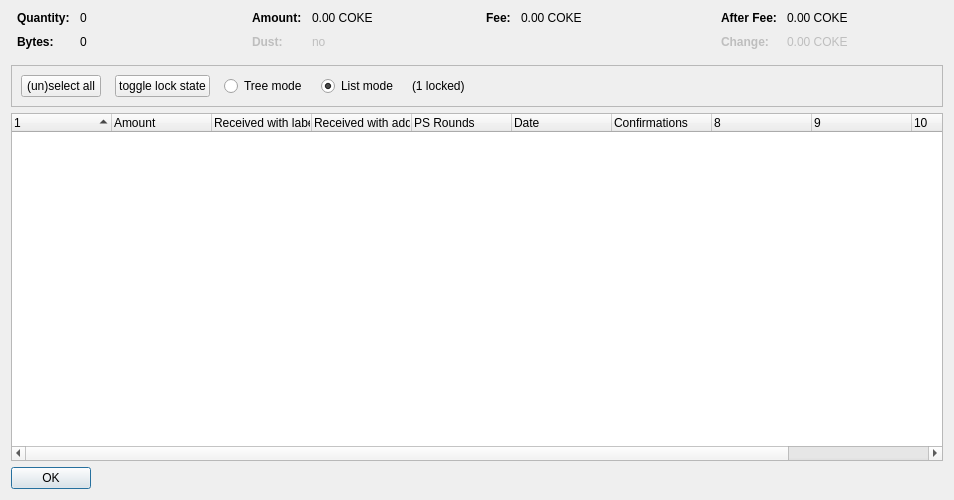
<?xml version="1.0" encoding="UTF-8"?>
<ui version="4.0">
 <class>CoinControlDialog</class>
 <widget class="QDialog" name="CoinControlDialog">
  <property name="geometry">
   <rect>
    <x>0</x>
    <y>0</y>
    <width>954</width>
    <height>500</height>
   </rect>
  </property>
  <property name="windowTitle">
   <string>Coin Selection</string>
  </property>
  <layout class="QVBoxLayout" name="verticalLayout">
   <item>
    <layout class="QHBoxLayout" name="horizontalLayoutTop" stretch="0,0,0,0">
     <property name="topMargin">
      <number>0</number>
     </property>
     <property name="bottomMargin">
      <number>10</number>
     </property>
     <item>
      <layout class="QFormLayout" name="formLayoutCoinControl1">
       <property name="horizontalSpacing">
        <number>10</number>
       </property>
       <property name="verticalSpacing">
        <number>10</number>
       </property>
       <property name="leftMargin">
        <number>6</number>
       </property>
       <property name="rightMargin">
        <number>6</number>
       </property>
       <item row="0" column="0">
        <widget class="QLabel" name="labelCoinControlQuantityText">
         <property name="font">
          <font>
           <weight>75</weight>
           <bold>true</bold>
          </font>
         </property>
         <property name="text">
          <string>Quantity:</string>
         </property>
        </widget>
       </item>
       <item row="0" column="1">
        <widget class="QLabel" name="labelCoinControlQuantity">
         <property name="cursor">
          <cursorShape>IBeamCursor</cursorShape>
         </property>
         <property name="contextMenuPolicy">
          <enum>Qt::ActionsContextMenu</enum>
         </property>
         <property name="text">
          <string notr="true">0</string>
         </property>
         <property name="textInteractionFlags">
          <set>Qt::LinksAccessibleByMouse|Qt::TextSelectableByKeyboard|Qt::TextSelectableByMouse</set>
         </property>
        </widget>
       </item>
       <item row="1" column="0">
        <widget class="QLabel" name="labelCoinControlBytesText">
         <property name="font">
          <font>
           <weight>75</weight>
           <bold>true</bold>
          </font>
         </property>
         <property name="text">
          <string>Bytes:</string>
         </property>
        </widget>
       </item>
       <item row="1" column="1">
        <widget class="QLabel" name="labelCoinControlBytes">
         <property name="cursor">
          <cursorShape>IBeamCursor</cursorShape>
         </property>
         <property name="contextMenuPolicy">
          <enum>Qt::ActionsContextMenu</enum>
         </property>
         <property name="text">
          <string notr="true">0</string>
         </property>
         <property name="textInteractionFlags">
          <set>Qt::LinksAccessibleByMouse|Qt::TextSelectableByKeyboard|Qt::TextSelectableByMouse</set>
         </property>
        </widget>
       </item>
      </layout>
     </item>
     <item>
      <layout class="QFormLayout" name="formLayoutCoinControl2">
       <property name="horizontalSpacing">
        <number>10</number>
       </property>
       <property name="verticalSpacing">
        <number>10</number>
       </property>
       <property name="leftMargin">
        <number>6</number>
       </property>
       <property name="rightMargin">
        <number>6</number>
       </property>
       <item row="0" column="0">
        <widget class="QLabel" name="labelCoinControlAmountText">
         <property name="font">
          <font>
           <weight>75</weight>
           <bold>true</bold>
          </font>
         </property>
         <property name="text">
          <string>Amount:</string>
         </property>
        </widget>
       </item>
       <item row="0" column="1">
        <widget class="QLabel" name="labelCoinControlAmount">
         <property name="cursor">
          <cursorShape>IBeamCursor</cursorShape>
         </property>
         <property name="contextMenuPolicy">
          <enum>Qt::ActionsContextMenu</enum>
         </property>
         <property name="text">
          <string notr="true">0.00 COKE</string>
         </property>
         <property name="textInteractionFlags">
          <set>Qt::LinksAccessibleByMouse|Qt::TextSelectableByKeyboard|Qt::TextSelectableByMouse</set>
         </property>
        </widget>
       </item>
       <item row="1" column="0">
        <widget class="QLabel" name="labelCoinControlLowOutputText">
         <property name="enabled">
          <bool>false</bool>
         </property>
         <property name="font">
          <font>
           <weight>75</weight>
           <bold>true</bold>
          </font>
         </property>
         <property name="text">
          <string>Dust:</string>
         </property>
        </widget>
       </item>
       <item row="1" column="1">
        <widget class="QLabel" name="labelCoinControlLowOutput">
         <property name="enabled">
          <bool>false</bool>
         </property>
         <property name="cursor">
          <cursorShape>IBeamCursor</cursorShape>
         </property>
         <property name="contextMenuPolicy">
          <enum>Qt::ActionsContextMenu</enum>
         </property>
         <property name="text">
          <string notr="true">no</string>
         </property>
         <property name="textInteractionFlags">
          <set>Qt::LinksAccessibleByMouse|Qt::TextSelectableByKeyboard|Qt::TextSelectableByMouse</set>
         </property>
        </widget>
       </item>
      </layout>
     </item>
     <item>
      <layout class="QFormLayout" name="formLayoutCoinControl3">
       <property name="horizontalSpacing">
        <number>10</number>
       </property>
       <property name="verticalSpacing">
        <number>10</number>
       </property>
       <property name="leftMargin">
        <number>6</number>
       </property>
       <property name="rightMargin">
        <number>6</number>
       </property>
       <item row="0" column="0">
        <widget class="QLabel" name="labelCoinControlFeeText">
         <property name="font">
          <font>
           <weight>75</weight>
           <bold>true</bold>
          </font>
         </property>
         <property name="text">
          <string>Fee:</string>
         </property>
        </widget>
       </item>
       <item row="0" column="1">
        <widget class="QLabel" name="labelCoinControlFee">
         <property name="cursor">
          <cursorShape>IBeamCursor</cursorShape>
         </property>
         <property name="contextMenuPolicy">
          <enum>Qt::ActionsContextMenu</enum>
         </property>
         <property name="text">
          <string notr="true">0.00 COKE</string>
         </property>
         <property name="textInteractionFlags">
          <set>Qt::LinksAccessibleByMouse|Qt::TextSelectableByKeyboard|Qt::TextSelectableByMouse</set>
         </property>
        </widget>
       </item>
      </layout>
     </item>
     <item>
      <layout class="QFormLayout" name="formLayoutCoinControl4">
       <property name="horizontalSpacing">
        <number>10</number>
       </property>
       <property name="verticalSpacing">
        <number>10</number>
       </property>
       <property name="leftMargin">
        <number>6</number>
       </property>
       <property name="rightMargin">
        <number>6</number>
       </property>
       <item row="0" column="0">
        <widget class="QLabel" name="labelCoinControlAfterFeeText">
         <property name="font">
          <font>
           <weight>75</weight>
           <bold>true</bold>
          </font>
         </property>
         <property name="text">
          <string>After Fee:</string>
         </property>
        </widget>
       </item>
       <item row="0" column="1">
        <widget class="QLabel" name="labelCoinControlAfterFee">
         <property name="cursor">
          <cursorShape>IBeamCursor</cursorShape>
         </property>
         <property name="contextMenuPolicy">
          <enum>Qt::ActionsContextMenu</enum>
         </property>
         <property name="text">
          <string notr="true">0.00 COKE</string>
         </property>
         <property name="textInteractionFlags">
          <set>Qt::LinksAccessibleByMouse|Qt::TextSelectableByKeyboard|Qt::TextSelectableByMouse</set>
         </property>
        </widget>
       </item>
       <item row="1" column="0">
        <widget class="QLabel" name="labelCoinControlChangeText">
         <property name="enabled">
          <bool>false</bool>
         </property>
         <property name="font">
          <font>
           <weight>75</weight>
           <bold>true</bold>
          </font>
         </property>
         <property name="text">
          <string>Change:</string>
         </property>
        </widget>
       </item>
       <item row="1" column="1">
        <widget class="QLabel" name="labelCoinControlChange">
         <property name="enabled">
          <bool>false</bool>
         </property>
         <property name="cursor">
          <cursorShape>IBeamCursor</cursorShape>
         </property>
         <property name="contextMenuPolicy">
          <enum>Qt::ActionsContextMenu</enum>
         </property>
         <property name="text">
          <string notr="true">0.00 COKE</string>
         </property>
         <property name="textInteractionFlags">
          <set>Qt::LinksAccessibleByMouse|Qt::TextSelectableByKeyboard|Qt::TextSelectableByMouse</set>
         </property>
        </widget>
       </item>
      </layout>
     </item>
    </layout>
   </item>
   <item>
    <widget class="QFrame" name="frame">
     <property name="minimumSize">
      <size>
       <width>0</width>
       <height>40</height>
      </size>
     </property>
     <property name="frameShape">
      <enum>QFrame::StyledPanel</enum>
     </property>
     <property name="frameShadow">
      <enum>QFrame::Sunken</enum>
     </property>
     <layout class="QHBoxLayout" name="horizontalLayout">
      <item>
       <layout class="QHBoxLayout" name="horizontalLayoutPanel" stretch="0,0,0,0,0,0">
        <property name="spacing">
         <number>14</number>
        </property>
        <item>
         <widget class="QPushButton" name="pushButtonSelectAll">
          <property name="sizePolicy">
           <sizepolicy hsizetype="Maximum" vsizetype="Fixed">
            <horstretch>0</horstretch>
            <verstretch>0</verstretch>
           </sizepolicy>
          </property>
          <property name="text">
           <string>(un)select all</string>
          </property>
          <property name="autoDefault">
           <bool>false</bool>
          </property>
         </widget>
        </item>
        <item>
         <widget class="QPushButton" name="pushButtonToggleLock">
          <property name="sizePolicy">
           <sizepolicy hsizetype="Maximum" vsizetype="Fixed">
            <horstretch>0</horstretch>
            <verstretch>0</verstretch>
           </sizepolicy>
          </property>
          <property name="text">
           <string>toggle lock state</string>
          </property>
          <property name="autoDefault">
           <bool>false</bool>
          </property>
         </widget>
        </item>
        <item>
         <widget class="QRadioButton" name="radioTreeMode">
          <property name="sizePolicy">
           <sizepolicy hsizetype="Maximum" vsizetype="Fixed">
            <horstretch>0</horstretch>
            <verstretch>0</verstretch>
           </sizepolicy>
          </property>
          <property name="text">
           <string>Tree mode</string>
          </property>
         </widget>
        </item>
        <item>
         <widget class="QRadioButton" name="radioListMode">
          <property name="sizePolicy">
           <sizepolicy hsizetype="Maximum" vsizetype="Fixed">
            <horstretch>0</horstretch>
            <verstretch>0</verstretch>
           </sizepolicy>
          </property>
          <property name="text">
           <string>List mode</string>
          </property>
          <property name="checked">
           <bool>true</bool>
          </property>
         </widget>
        </item>
        <item>
         <widget class="QLabel" name="labelLocked">
          <property name="text">
           <string>(1 locked)</string>
          </property>
         </widget>
        </item>
        <item>
         <spacer name="horizontalSpacer">
          <property name="orientation">
           <enum>Qt::Horizontal</enum>
          </property>
          <property name="sizeHint" stdset="0">
           <size>
            <width>40</width>
            <height>20</height>
           </size>
          </property>
         </spacer>
        </item>
       </layout>
      </item>
     </layout>
    </widget>
   </item>
   <item>
    <widget class="CoinControlTreeWidget" name="treeWidget">
     <property name="contextMenuPolicy">
      <enum>Qt::CustomContextMenu</enum>
     </property>
     <property name="sortingEnabled">
      <bool>false</bool>
     </property>
     <property name="columnCount">
      <number>11</number>
     </property>
     <attribute name="headerShowSortIndicator" stdset="0">
      <bool>true</bool>
     </attribute>
     <attribute name="headerStretchLastSection">
      <bool>false</bool>
     </attribute>
     <column>
      <property name="text">
       <string/>
      </property>
     </column>
     <column>
      <property name="text">
       <string>Amount</string>
      </property>
     </column>
     <column>
      <property name="text">
       <string>Received with label</string>
      </property>
     </column>
     <column>
      <property name="text">
       <string>Received with address</string>
      </property>
     </column>
     <column>
      <property name="text">
       <string>PS Rounds</string>
      </property>
     </column>
     <column>
      <property name="text">
       <string>Date</string>
      </property>
     </column>
     <column>
      <property name="text">
       <string>Confirmations</string>
      </property>
      <property name="toolTip">
       <string>Confirmed</string>
      </property>
     </column>
     <column>
      <property name="text">
       <string/>
      </property>
     </column>
     <column>
      <property name="text">
       <string/>
      </property>
     </column>
     <column>
      <property name="text">
       <string/>
      </property>
     </column>
     <column>
      <property name="text">
       <string/>
      </property>
     </column>
    </widget>
   </item>
   <item>
    <widget class="QDialogButtonBox" name="buttonBox">
     <property name="sizePolicy">
      <sizepolicy hsizetype="Maximum" vsizetype="Fixed">
       <horstretch>0</horstretch>
       <verstretch>0</verstretch>
      </sizepolicy>
     </property>
     <property name="orientation">
      <enum>Qt::Horizontal</enum>
     </property>
     <property name="standardButtons">
      <set>QDialogButtonBox::Ok</set>
     </property>
    </widget>
   </item>
  </layout>
 </widget>
 <customwidgets>
  <customwidget>
   <class>CoinControlTreeWidget</class>
   <extends>QTreeWidget</extends>
   <header>coincontroltreewidget.h</header>
  </customwidget>
 </customwidgets>
 <resources/>
 <connections/>
</ui>
